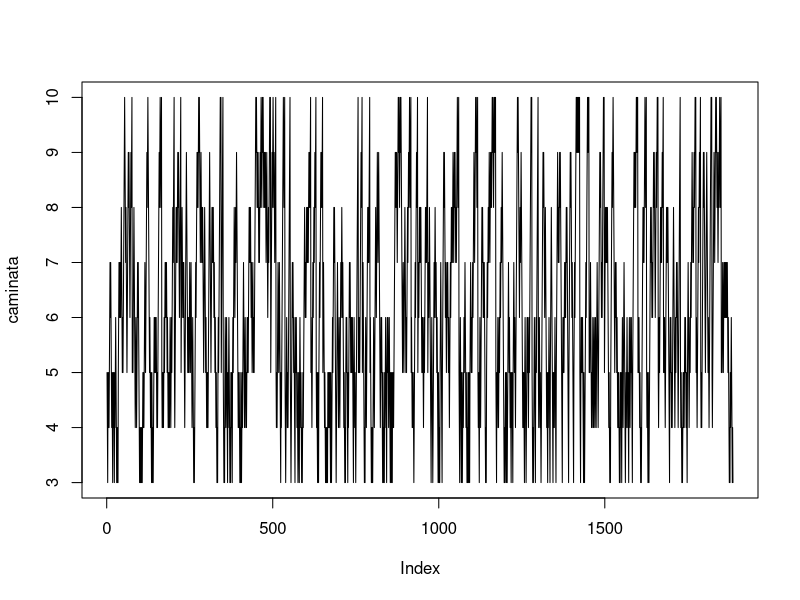

R code for this plot:

#agregando un vector(real)
z<-5
caminata <-vector("numeric")
contadorabajo<-0 # ya que la suma de las varibles primero es cero
contadorarriba<-0 #ya que la suma de las varibles en el segundo contador es cero
for (i in 1:100) {
  z<-5 
  while(z>=3 && z<=10){
    
    print(z)
    caminata<-c(caminata,z)
    moneda <- rbinom(1,1,0.5)
    if(moneda==1){ #caminata aleatoria
      z<-z+1
    }else{
      z<-z-1
    }
  }
  if (z>=3){contadorarriba<- contadorarriba+1} #si se cumple la condicion se siguen contando las variables
  else {contadorabajo<-contadorabajo-1}
}

caminata
contadorarriba
abs(contadorabajo)
plot(caminata, type="l")